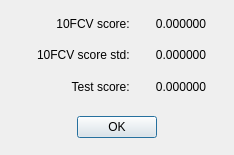
<?xml version="1.0" encoding="UTF-8"?>
<ui version="4.0">
 <class>Settings</class>
 <widget class="QDialog" name="Settings">
  <property name="windowModality">
   <enum>Qt::NonModal</enum>
  </property>
  <property name="geometry">
   <rect>
    <x>0</x>
    <y>0</y>
    <width>234</width>
    <height>155</height>
   </rect>
  </property>
  <property name="windowTitle">
   <string>Settings</string>
  </property>
  <property name="sizeGripEnabled">
   <bool>false</bool>
  </property>
  <property name="modal">
   <bool>false</bool>
  </property>
  <layout class="QGridLayout" name="gridLayout_2">
   <property name="bottomMargin">
    <number>5</number>
   </property>
   <property name="spacing">
    <number>5</number>
   </property>
   <item row="1" column="0">
    <widget class="QFrame" name="frame2">
     <property name="sizePolicy">
      <sizepolicy hsizetype="Preferred" vsizetype="Fixed">
       <horstretch>0</horstretch>
       <verstretch>0</verstretch>
      </sizepolicy>
     </property>
     <property name="minimumSize">
      <size>
       <width>0</width>
       <height>46</height>
      </size>
     </property>
     <property name="maximumSize">
      <size>
       <width>16777215</width>
       <height>46</height>
      </size>
     </property>
     <property name="frameShape">
      <enum>QFrame::NoFrame</enum>
     </property>
     <property name="frameShadow">
      <enum>QFrame::Raised</enum>
     </property>
     <layout class="QHBoxLayout" name="horizontalLayout">
      <property name="leftMargin">
       <number>0</number>
      </property>
      <property name="topMargin">
       <number>0</number>
      </property>
      <property name="rightMargin">
       <number>0</number>
      </property>
      <property name="bottomMargin">
       <number>0</number>
      </property>
      <item>
       <widget class="QDialogButtonBox" name="resultbox">
        <property name="orientation">
         <enum>Qt::Horizontal</enum>
        </property>
        <property name="standardButtons">
         <set>QDialogButtonBox::Ok</set>
        </property>
        <property name="centerButtons">
         <bool>true</bool>
        </property>
       </widget>
      </item>
     </layout>
    </widget>
   </item>
   <item row="0" column="0">
    <widget class="QFrame" name="frame">
     <property name="frameShape">
      <enum>QFrame::NoFrame</enum>
     </property>
     <property name="frameShadow">
      <enum>QFrame::Raised</enum>
     </property>
     <layout class="QGridLayout" name="gridLayout">
      <property name="leftMargin">
       <number>0</number>
      </property>
      <property name="topMargin">
       <number>0</number>
      </property>
      <property name="rightMargin">
       <number>0</number>
      </property>
      <property name="bottomMargin">
       <number>0</number>
      </property>
      <item row="0" column="1">
       <widget class="QLabel" name="label_1">
        <property name="sizePolicy">
         <sizepolicy hsizetype="Fixed" vsizetype="Preferred">
          <horstretch>0</horstretch>
          <verstretch>0</verstretch>
         </sizepolicy>
        </property>
        <property name="minimumSize">
         <size>
          <width>80</width>
          <height>0</height>
         </size>
        </property>
        <property name="maximumSize">
         <size>
          <width>80</width>
          <height>16777215</height>
         </size>
        </property>
        <property name="text">
         <string>0.000000</string>
        </property>
        <property name="alignment">
         <set>Qt::AlignCenter</set>
        </property>
       </widget>
      </item>
      <item row="1" column="0">
       <widget class="QLabel" name="label_5">
        <property name="minimumSize">
         <size>
          <width>120</width>
          <height>0</height>
         </size>
        </property>
        <property name="maximumSize">
         <size>
          <width>120</width>
          <height>16777215</height>
         </size>
        </property>
        <property name="text">
         <string>10FCV score std: </string>
        </property>
        <property name="alignment">
         <set>Qt::AlignRight|Qt::AlignTrailing|Qt::AlignVCenter</set>
        </property>
       </widget>
      </item>
      <item row="2" column="0">
       <widget class="QLabel" name="label_6">
        <property name="minimumSize">
         <size>
          <width>120</width>
          <height>0</height>
         </size>
        </property>
        <property name="maximumSize">
         <size>
          <width>120</width>
          <height>16777215</height>
         </size>
        </property>
        <property name="text">
         <string>Test score: </string>
        </property>
        <property name="alignment">
         <set>Qt::AlignRight|Qt::AlignTrailing|Qt::AlignVCenter</set>
        </property>
       </widget>
      </item>
      <item row="2" column="1">
       <widget class="QLabel" name="label_3">
        <property name="sizePolicy">
         <sizepolicy hsizetype="Fixed" vsizetype="Preferred">
          <horstretch>0</horstretch>
          <verstretch>0</verstretch>
         </sizepolicy>
        </property>
        <property name="minimumSize">
         <size>
          <width>80</width>
          <height>0</height>
         </size>
        </property>
        <property name="maximumSize">
         <size>
          <width>80</width>
          <height>16777215</height>
         </size>
        </property>
        <property name="text">
         <string>0.000000</string>
        </property>
        <property name="alignment">
         <set>Qt::AlignCenter</set>
        </property>
       </widget>
      </item>
      <item row="0" column="0">
       <widget class="QLabel" name="label">
        <property name="sizePolicy">
         <sizepolicy hsizetype="Fixed" vsizetype="Preferred">
          <horstretch>0</horstretch>
          <verstretch>0</verstretch>
         </sizepolicy>
        </property>
        <property name="minimumSize">
         <size>
          <width>120</width>
          <height>0</height>
         </size>
        </property>
        <property name="maximumSize">
         <size>
          <width>120</width>
          <height>16777215</height>
         </size>
        </property>
        <property name="text">
         <string>10FCV score: </string>
        </property>
        <property name="alignment">
         <set>Qt::AlignRight|Qt::AlignTrailing|Qt::AlignVCenter</set>
        </property>
       </widget>
      </item>
      <item row="1" column="1">
       <widget class="QLabel" name="label_2">
        <property name="sizePolicy">
         <sizepolicy hsizetype="Fixed" vsizetype="Preferred">
          <horstretch>0</horstretch>
          <verstretch>0</verstretch>
         </sizepolicy>
        </property>
        <property name="minimumSize">
         <size>
          <width>80</width>
          <height>0</height>
         </size>
        </property>
        <property name="maximumSize">
         <size>
          <width>80</width>
          <height>16777215</height>
         </size>
        </property>
        <property name="text">
         <string>0.000000</string>
        </property>
        <property name="alignment">
         <set>Qt::AlignCenter</set>
        </property>
       </widget>
      </item>
     </layout>
    </widget>
   </item>
  </layout>
 </widget>
 <resources/>
 <connections>
  <connection>
   <sender>resultbox</sender>
   <signal>accepted()</signal>
   <receiver>Settings</receiver>
   <slot>accept()</slot>
   <hints>
    <hint type="sourcelabel">
     <x>248</x>
     <y>254</y>
    </hint>
    <hint type="destinationlabel">
     <x>157</x>
     <y>274</y>
    </hint>
   </hints>
  </connection>
  <connection>
   <sender>resultbox</sender>
   <signal>rejected()</signal>
   <receiver>Settings</receiver>
   <slot>reject()</slot>
   <hints>
    <hint type="sourcelabel">
     <x>316</x>
     <y>260</y>
    </hint>
    <hint type="destinationlabel">
     <x>286</x>
     <y>274</y>
    </hint>
   </hints>
  </connection>
 </connections>
</ui>
